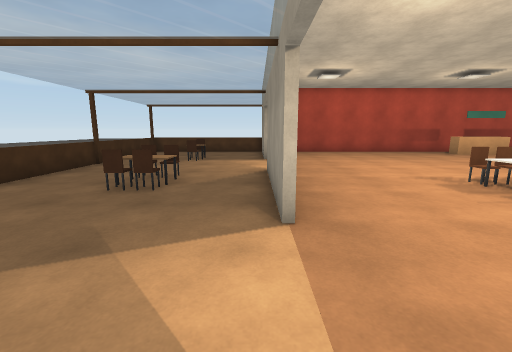
view 1 (above)

17 first-person views from a walk through a 3-D level made in the Unity game engine. The camera is 1.4 m above the floor, tilts 10° down and sees 90° across. The floor is counted in squares, 1 m on a side. Each view is taken from the middle of a square. On the plan, view 1 faces up. The plan holds only what a view shows up to about 13 squares ahead; the rest is blank. The place goes on beyond the plan. The player is left out.

view 2
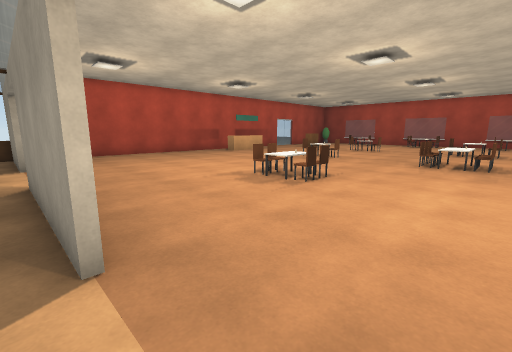

view 3
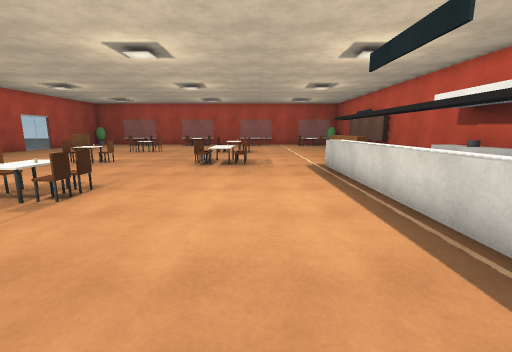

view 4
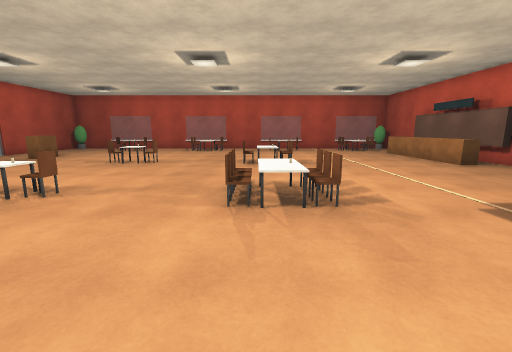

view 5
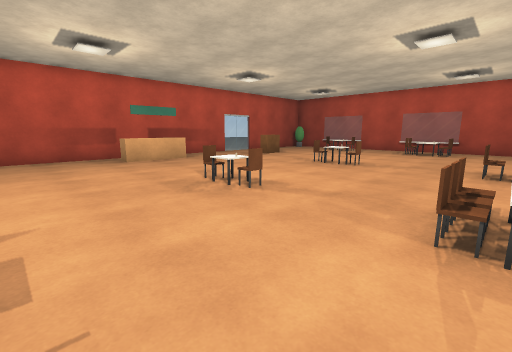

view 6
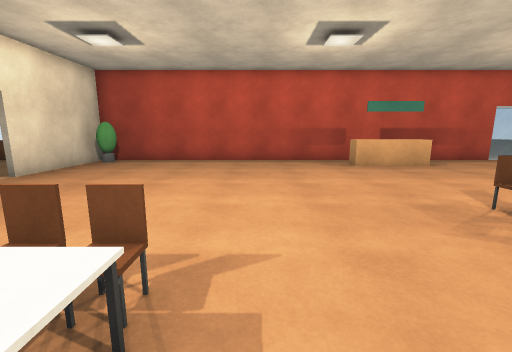

view 7
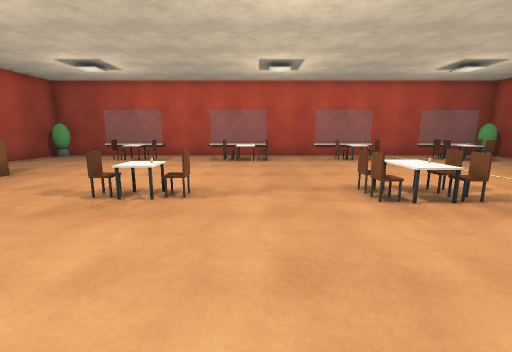

view 8
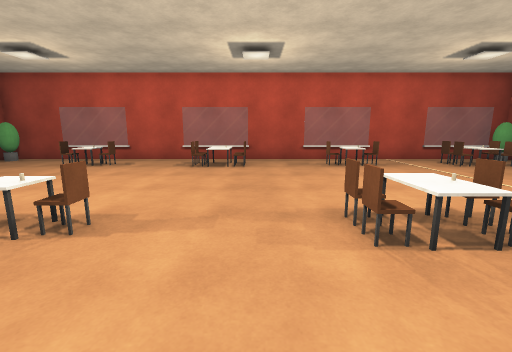

view 9
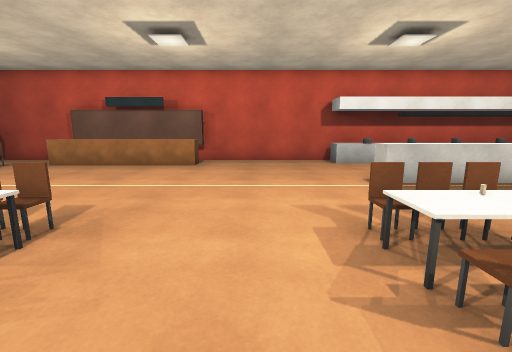

view 10
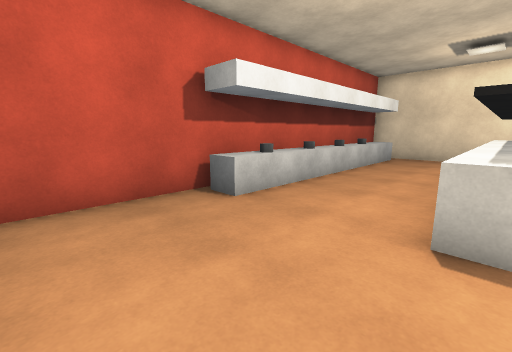

view 11
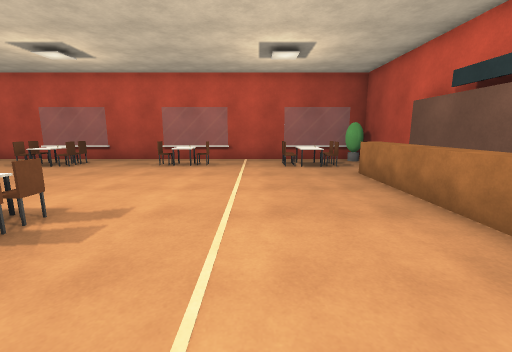

view 12
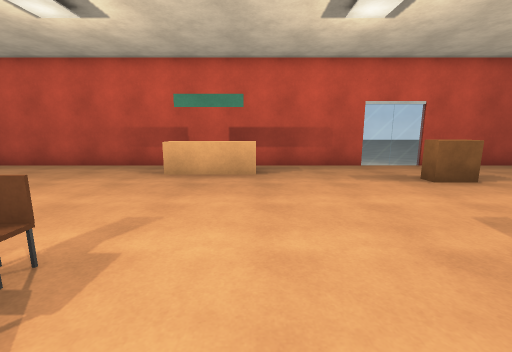

view 13
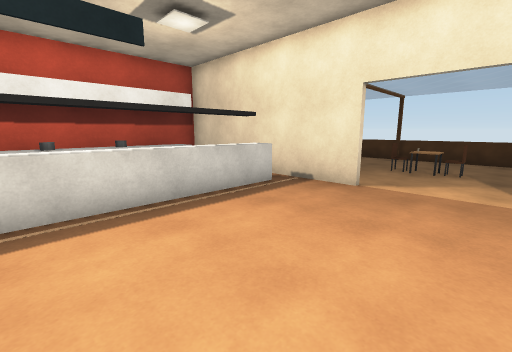

view 14
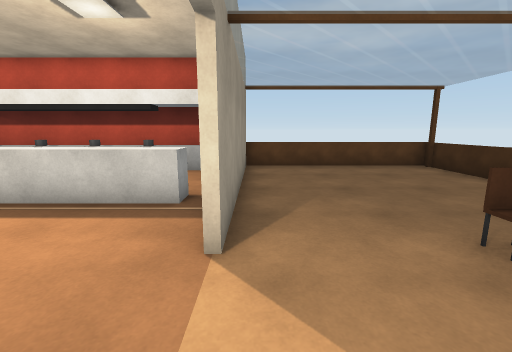

view 15
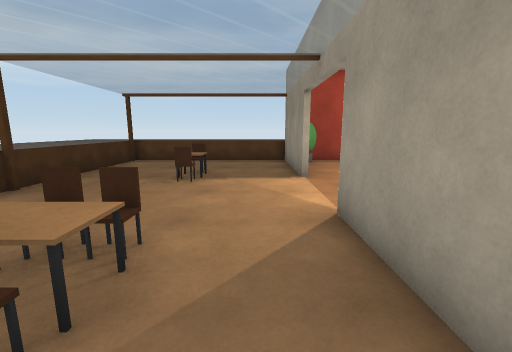

view 16
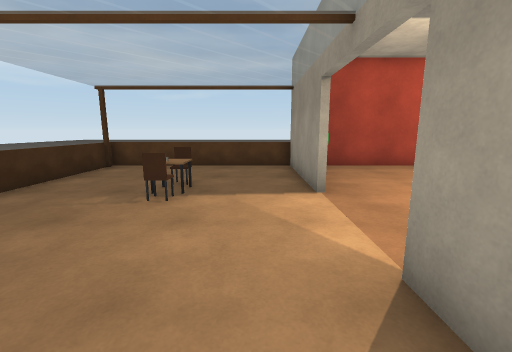

view 17
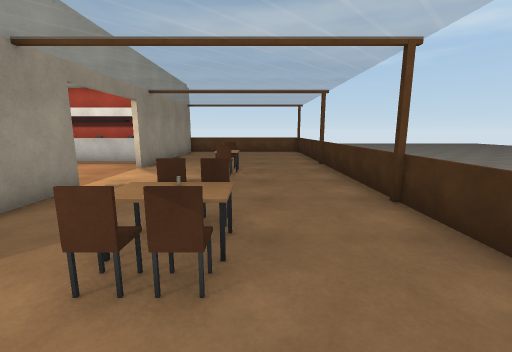

### Floor plan
Key: @ floor where view 1 was taken; # wall or solid block; . floor; = window, fence, low wall or low ledge; ^ raised ledge; v drop or lower ground; O other object.
Columns run from 7 left of view 1 to 28 right of it. Each row starts with its distance up from view 1.
 18         ###################==######
 17 O.......#...........  .......  ...##
 16 =.......#..........^^^^...... ....##
 15 =.......#...........^^.............#
 14 =...O...#..................OO......=
 13 =...O...#..........................=
 12 =...O...........................OO.=
 11 O..................................#
 10 =..................................#
  9 =.......#..........OO....OO........#
  8 =.......#..........OO....OO........=
  7 =..OOO..#....OO.................OO.=
  6 =.......#....OO.................OO.=
  5 O.......#....OO....................#
  4 =.......#..........................#
  3 =..................OO....OO........#
  2 =...O..............OO....OO........=
  1 =...O...........................OO.=
  0 =...O..@#..........................=
 -1 O.......#..........................#
 -2 =.......#==========................#
 -3 =.......#..........................#
 -4 =.......#........................O.=
 -5 =.......#........................v.=
 -6 =.......#^^^^^^^^^^......^^^^^^...##
 -7 O.......#^^O^O^O^O^......       ..##
 -8         ##################     ####

Positions as (right, up) in squares from view 1, and headings:
1: (0, 0), facing up
2: (0, 1), facing up-right
3: (1, 1), facing right
4: (7, 3), facing right
5: (8, 3), facing up-right
6: (8, 5), facing up
7: (13, 6), facing right
8: (15, 5), facing right
9: (15, 5), facing down
10: (15, -2), facing down-left
11: (15, -2), facing right
12: (15, 7), facing up
13: (7, 3), facing down-left
14: (0, 3), facing down
15: (-1, 5), facing up
16: (-1, 7), facing up
17: (-4, 10), facing down
